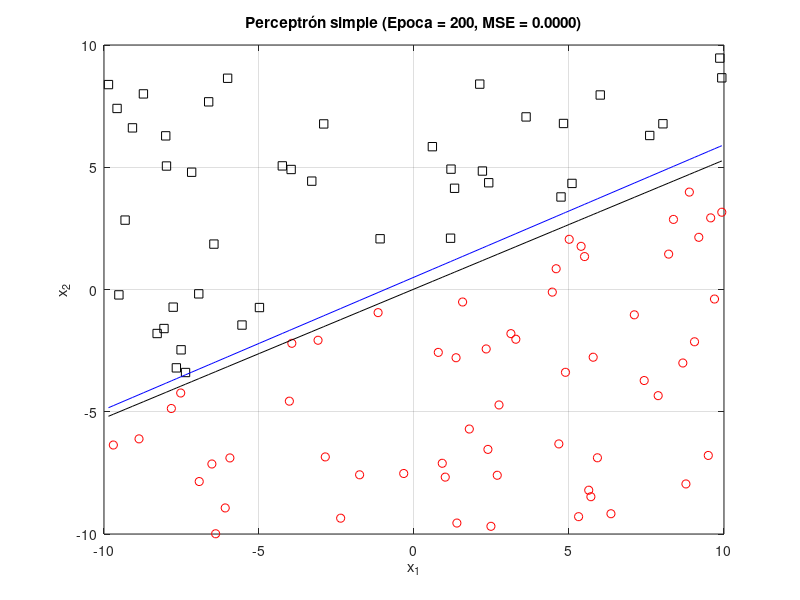

This chart was generated by the following MATLAB code: (Note: this script raises an error after producing the figure.)
clc;
close all;
clear;

rng_mx = 10;
rng_mn = -10;
nm = 100;

x1 = (rng_mx-rng_mn)*rand(nm, 1)+rng_mn;
x2 = (rng_mx-rng_mn)*rand(nm, 1)+rng_mn;

m = rand();
b = rand();
xo = sort(x1);
yo = m.*xo+b;
x2e = m.*x1+b;
cls = x2>x2e;
id0 = cls==0;
id1 = ~id0;

vw = rand(3,1);
nep = 200;
n_ap = 1/abs(max([x1;x2]))-eps;
vMSE = zeros(1,nep);

nep_mx = nep;
im = cell(nep, 1);
for i1=1:nep
    u = [x1 x2 ones(nm,1)]*vw;
    fu = u>=0;
    err = cls-fu;
    vMSE(i1) = sqrt(err'*err)/nm;
    id_err = err~=0;
    
    y1 = -xo*vw(1)/vw(2)-vw(3)/vw(2);
    dvw = n_ap*([x1'; x2'; ones(1,nm)]*err);
    vw = vw+dvw;

    if i1>2
        if (vMSE(i1)==0)&&(vMSE(i1-1)>0)
            nep_mx = i1;
        end
    end

    fig1 = figure(1);
    plot(x1(id0), x2(id0), 'ro');
    axis([rng_mn, rng_mx, rng_mn, rng_mx])
    hold on;
    plot(x1(id1), x2(id1), 'ks');
    plot(x1(id_err), x2(id_err), 'b*');
    plot(xo, yo, 'b-');
    plot(xo, y1, 'k-');
    xlabel('x_1');
    ylabel('x_2');
    grid on;
    title(sprintf('Perceptrón simple (Epoca = %d, MSE = %.4f)', i1, vMSE(i1)));
    hold off;
    frame = getframe(fig1);
    im{i1} = frame2im(frame);
end

filename = 'testAnimated.gif';
for idx = 1:nep_mx
    [A,map] = rgb2ind(im{idx},256);
    if idx == 1
        imwrite(A,map,filename,'gif','LoopCount',Inf,'DelayTime',1);
    else
        imwrite(A,map,filename,'gif','WriteMode','append','DelayTime',1);
    end
end

figure(2)
plot(1:nep_mx,vMSE(1:nep_mx),'b*-');
axis([1, nep_mx, min(vMSE), max(vMSE)]);
grid on;
ylabel('MSE');
xlabel('Epoca');
title('Grafica de desempeño para un perceptrón simple');
print('-f2', '-djpeg90', '-r300', 'Desempeno.jpg')
